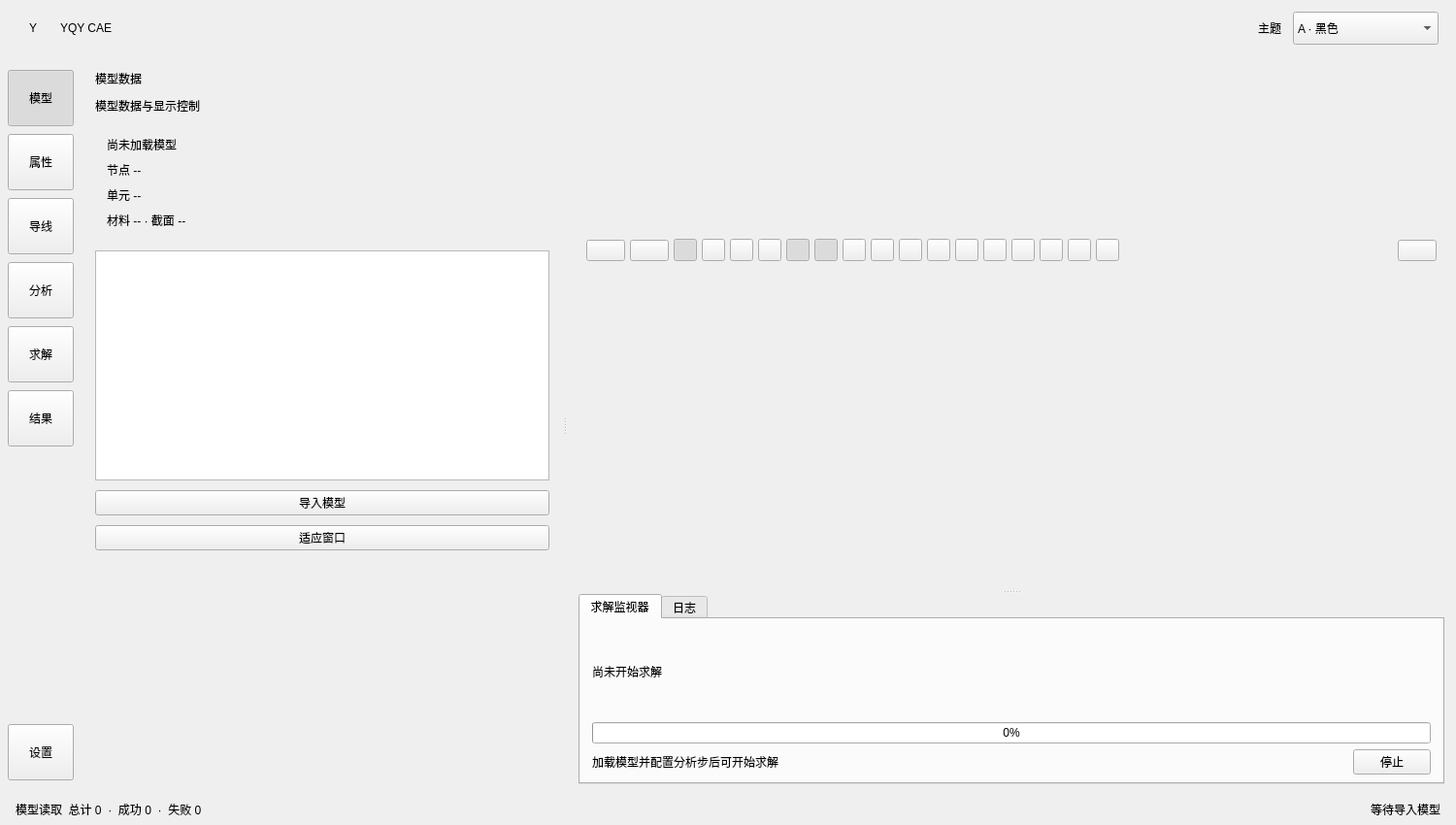
<?xml version="1.0" encoding="UTF-8"?>
<ui version="4.0">
 <class>YQYClass</class>
 <widget class="QMainWindow" name="YQYClass">
  <property name="geometry"><rect><x>0</x><y>0</y><width>1500</width><height>850</height></rect></property>
  <property name="minimumSize"><size><width>760</width><height>520</height></size></property>
  <property name="windowTitle"><string>YQY CAE</string></property>
  <widget class="QWidget" name="centralWidget">
   <layout class="QVBoxLayout" name="rootLayout">
    <property name="spacing"><number>0</number></property>
    <property name="leftMargin"><number>0</number></property><property name="topMargin"><number>0</number></property><property name="rightMargin"><number>0</number></property><property name="bottomMargin"><number>0</number></property>
    <item>
     <widget class="QFrame" name="appHeader">
      <property name="minimumSize"><size><width>0</width><height>58</height></size></property><property name="maximumSize"><size><width>16777215</width><height>58</height></size></property>
      <layout class="QHBoxLayout" name="headerLayout">
       <property name="leftMargin"><number>18</number></property><property name="rightMargin"><number>18</number></property><property name="spacing"><number>12</number></property>
       <item><widget class="QLabel" name="logoLabel"><property name="minimumSize"><size><width>32</width><height>32</height></size></property><property name="maximumSize"><size><width>32</width><height>32</height></size></property><property name="text"><string>Y</string></property><property name="alignment"><set>Qt::AlignCenter</set></property></widget></item>
       <item><widget class="QLabel" name="appTitleLabel"><property name="text"><string>YQY CAE</string></property></widget></item>
       <item><spacer name="headerSpacer"><property name="orientation"><enum>Qt::Horizontal</enum></property><property name="sizeHint"><size><width>80</width><height>20</height></size></property></spacer></item>
       <item><widget class="QLabel" name="themeLabel"><property name="text"><string>主题</string></property></widget></item>
       <item><widget class="QComboBox" name="themeComboBox"><property name="minimumSize"><size><width>150</width><height>34</height></size></property><item><property name="text"><string>A · 黑色</string></property></item><item><property name="text"><string>B · 紫色</string></property></item><item><property name="text"><string>C · 绿色</string></property></item><item><property name="text"><string>D · 浅色</string></property></item></widget></item>
      </layout>
     </widget>
    </item>
    <item>
     <layout class="QHBoxLayout" name="bodyLayout">
      <property name="spacing"><number>0</number></property><property name="leftMargin"><number>0</number></property><property name="topMargin"><number>0</number></property><property name="rightMargin"><number>0</number></property><property name="bottomMargin"><number>0</number></property>
      <item>
       <widget class="QFrame" name="navigationRail">
        <property name="minimumSize"><size><width>84</width><height>0</height></size></property><property name="maximumSize"><size><width>84</width><height>16777215</height></size></property>
        <layout class="QVBoxLayout" name="navigationLayout"><property name="leftMargin"><number>8</number></property><property name="topMargin"><number>14</number></property><property name="rightMargin"><number>8</number></property><property name="bottomMargin"><number>14</number></property><property name="spacing"><number>8</number></property>
         <item><widget class="NavigationButton" name="modelButton"><property name="minimumSize"><size><width>66</width><height>58</height></size></property><property name="text"><string>模型</string></property><property name="checkable"><bool>true</bool></property><property name="checked"><bool>true</bool></property><property name="autoExclusive"><bool>true</bool></property></widget></item>
         <item><widget class="NavigationButton" name="propertyButton"><property name="minimumSize"><size><width>66</width><height>58</height></size></property><property name="text"><string>属性</string></property><property name="checkable"><bool>true</bool></property><property name="autoExclusive"><bool>true</bool></property></widget></item>
         <item><widget class="NavigationButton" name="conductorButton"><property name="minimumSize"><size><width>66</width><height>58</height></size></property><property name="text"><string>导线</string></property><property name="checkable"><bool>true</bool></property><property name="autoExclusive"><bool>true</bool></property></widget></item>
         <item><widget class="NavigationButton" name="analysisButton"><property name="minimumSize"><size><width>66</width><height>58</height></size></property><property name="text"><string>分析</string></property><property name="checkable"><bool>true</bool></property><property name="autoExclusive"><bool>true</bool></property></widget></item>
         <item><widget class="NavigationButton" name="solveButton"><property name="minimumSize"><size><width>66</width><height>58</height></size></property><property name="text"><string>求解</string></property><property name="checkable"><bool>true</bool></property><property name="autoExclusive"><bool>true</bool></property></widget></item>
         <item><widget class="NavigationButton" name="resultButton"><property name="minimumSize"><size><width>66</width><height>58</height></size></property><property name="text"><string>结果</string></property><property name="checkable"><bool>true</bool></property><property name="autoExclusive"><bool>true</bool></property></widget></item>
         <item><spacer name="navigationSpacer"><property name="orientation"><enum>Qt::Vertical</enum></property><property name="sizeHint"><size><width>20</width><height>160</height></size></property></spacer></item>
         <item><widget class="NavigationButton" name="settingsButton"><property name="minimumSize"><size><width>66</width><height>58</height></size></property><property name="text"><string>设置</string></property><property name="checkable"><bool>true</bool></property><property name="autoExclusive"><bool>true</bool></property></widget></item>
        </layout>
       </widget>
      </item>
      <item>
       <widget class="QSplitter" name="mainSplitter">
        <property name="orientation"><enum>Qt::Horizontal</enum></property><property name="childrenCollapsible"><bool>false</bool></property>
        <widget class="QFrame" name="projectPanel">
         <property name="minimumSize"><size><width>320</width><height>0</height></size></property><property name="maximumSize"><size><width>520</width><height>16777215</height></size></property>
         <layout class="QVBoxLayout" name="projectLayout"><property name="leftMargin"><number>14</number></property><property name="topMargin"><number>14</number></property><property name="rightMargin"><number>14</number></property><property name="bottomMargin"><number>14</number></property><property name="spacing"><number>10</number></property>
          <item><widget class="QLabel" name="projectTitleLabel"><property name="text"><string>模型数据</string></property></widget></item>
          <item>
           <widget class="QStackedWidget" name="moduleStack">
            <property name="currentIndex"><number>0</number></property>
            <widget class="QWidget" name="modelModulePage">
             <layout class="QVBoxLayout" name="modelModuleLayout"><property name="leftMargin"><number>0</number></property><property name="topMargin"><number>0</number></property><property name="rightMargin"><number>0</number></property><property name="bottomMargin"><number>0</number></property><property name="spacing"><number>10</number></property>
              <item><widget class="QLabel" name="modelModuleHint"><property name="text"><string>模型数据与显示控制</string></property><property name="wordWrap"><bool>true</bool></property></widget></item>
              <item><widget class="QFrame" name="modelSummaryCard"><layout class="QVBoxLayout" name="modelSummaryLayout"><property name="leftMargin"><number>12</number></property><property name="topMargin"><number>12</number></property><property name="rightMargin"><number>12</number></property><property name="bottomMargin"><number>12</number></property><property name="spacing"><number>8</number></property><item><widget class="QLabel" name="modelFileValue"><property name="text"><string>尚未加载模型</string></property><property name="wordWrap"><bool>true</bool></property></widget></item><item><widget class="QLabel" name="modelNodeValue"><property name="text"><string>节点 --</string></property></widget></item><item><widget class="QLabel" name="modelElementValue"><property name="text"><string>单元 --</string></property></widget></item><item><widget class="QLabel" name="modelPropertyValue"><property name="text"><string>材料 -- · 截面 --</string></property></widget></item></layout></widget></item>
              <item><widget class="QTreeWidget" name="modelDataTree"><property name="headerHidden"><bool>true</bool></property><property name="indentation"><number>18</number></property><property name="animated"><bool>true</bool></property><column><property name="text"><string notr="true">1</string></property></column></widget></item>
              <item><widget class="QPushButton" name="modelImportButton"><property name="text"><string>导入模型</string></property></widget></item>
              <item><widget class="QPushButton" name="modelFitButton"><property name="text"><string>适应窗口</string></property></widget></item>
              <item><spacer name="modelModuleSpacer"><property name="orientation"><enum>Qt::Vertical</enum></property><property name="sizeHint"><size><width>20</width><height>80</height></size></property></spacer></item>
             </layout>
            </widget>
            <widget class="QWidget" name="analysisModulePage">
             <layout class="QVBoxLayout" name="analysisModuleLayout"><property name="leftMargin"><number>0</number></property><property name="topMargin"><number>0</number></property><property name="rightMargin"><number>0</number></property><property name="bottomMargin"><number>0</number></property><property name="spacing"><number>10</number></property>
              <item><widget class="QLabel" name="analysisModuleHint"><property name="text"><string>分析步、载荷与边界条件</string></property><property name="wordWrap"><bool>true</bool></property></widget></item>
              <item><widget class="QTreeWidget" name="analysisTree"><property name="headerHidden"><bool>true</bool></property><property name="animated"><bool>true</bool></property><column><property name="text"><string notr="true">1</string></property></column></widget></item>
             </layout>
            </widget>
            <widget class="QWidget" name="solveModulePage">
             <layout class="QVBoxLayout" name="solveModuleLayout"><property name="leftMargin"><number>0</number></property><property name="topMargin"><number>0</number></property><property name="rightMargin"><number>0</number></property><property name="bottomMargin"><number>0</number></property><property name="spacing"><number>10</number></property>
              <item><widget class="QLabel" name="solveReadinessLabel"><property name="text"><string>请先加载包含分析步的模型</string></property><property name="wordWrap"><bool>true</bool></property></widget></item>
              <item><layout class="QHBoxLayout" name="solveBatchActionsLayout"><property name="spacing"><number>6</number></property><item><widget class="QPushButton" name="solveCasesButton"><property name="text"><string>全部分析步 · 0</string></property><property name="minimumSize"><size><width>0</width><height>54</height></size></property></widget></item><item><widget class="QPushButton" name="solveAllCasesButton"><property name="text"><string>全部计算 · 0</string></property><property name="minimumSize"><size><width>0</width><height>54</height></size></property><property name="enabled"><bool>false</bool></property></widget></item><item><widget class="QPushButton" name="solveRestartAllCasesButton"><property name="text"><string>重新计算 · 0</string></property><property name="minimumSize"><size><width>0</width><height>54</height></size></property><property name="enabled"><bool>false</bool></property></widget></item></layout></item>
              <item><widget class="QTreeWidget" name="solveStepTree"><property name="headerHidden"><bool>true</bool></property><property name="animated"><bool>true</bool></property><column><property name="text"><string notr="true">1</string></property></column></widget></item>
              <item><widget class="QPushButton" name="solvePageStartButton"><property name="text"><string>运行全部分析步</string></property><property name="enabled"><bool>false</bool></property></widget></item>
              <item><spacer name="solveModuleSpacer"><property name="orientation"><enum>Qt::Vertical</enum></property><property name="sizeHint"><size><width>20</width><height>80</height></size></property></spacer></item>
             </layout>
            </widget>
            <widget class="QWidget" name="resultModulePage">
             <layout class="QVBoxLayout" name="resultModuleLayout"><property name="leftMargin"><number>0</number></property><property name="topMargin"><number>0</number></property><property name="rightMargin"><number>0</number></property><property name="bottomMargin"><number>0</number></property><property name="spacing"><number>10</number></property>
              <item><widget class="QLabel" name="resultModuleHint"><property name="text"><string>结果后处理显示</string></property><property name="wordWrap"><bool>true</bool></property></widget></item>
              <item><widget class="QPushButton" name="openH5Button"><property name="text"><string>打开 H5 结果文件</string></property></widget></item>
              <item><widget class="QLabel" name="resultFileLabel"><property name="text"><string>尚未打开结果文件</string></property><property name="wordWrap"><bool>true</bool></property></widget></item>
              <item><widget class="QTreeWidget" name="resultTree"><property name="headerHidden"><bool>true</bool></property><property name="animated"><bool>true</bool></property><column><property name="text"><string notr="true">1</string></property></column></widget></item>
             </layout>
            </widget>
            <widget class="QWidget" name="settingsModulePage">
             <layout class="QVBoxLayout" name="settingsModuleLayout"><property name="leftMargin"><number>0</number></property><property name="topMargin"><number>0</number></property><property name="rightMargin"><number>0</number></property><property name="bottomMargin"><number>0</number></property><property name="spacing"><number>10</number></property>
              <item><widget class="QLabel" name="settingsModuleHint"><property name="text"><string>界面设置保存在本机，主题可在窗口顶部切换</string></property><property name="wordWrap"><bool>true</bool></property></widget></item>
              <item><spacer name="settingsModuleSpacer"><property name="orientation"><enum>Qt::Vertical</enum></property><property name="sizeHint"><size><width>20</width><height>80</height></size></property></spacer></item>
             </layout>
            </widget>
           </widget>
          </item>
         </layout>
        </widget>
        <widget class="QFrame" name="workspacePanel">
         <property name="minimumSize"><size><width>560</width><height>0</height></size></property>
         <layout class="QVBoxLayout" name="workspaceLayout"><property name="leftMargin"><number>12</number></property><property name="topMargin"><number>10</number></property><property name="rightMargin"><number>12</number></property><property name="bottomMargin"><number>10</number></property><property name="spacing"><number>10</number></property>
          <item><widget class="QTabBar" name="documentTabBar"><property name="currentIndex"><number>-1</number></property><property name="tabsClosable"><bool>true</bool></property><property name="movable"><bool>true</bool></property><property name="drawBase"><bool>false</bool></property><property name="expanding"><bool>false</bool></property></widget></item>
          <item><widget class="QScrollArea" name="toolbarScrollArea"><property name="frameShape"><enum>QFrame::NoFrame</enum></property><property name="widgetResizable"><bool>true</bool></property><property name="horizontalScrollBarPolicy"><enum>Qt::ScrollBarAlwaysOff</enum></property><property name="verticalScrollBarPolicy"><enum>Qt::ScrollBarAlwaysOff</enum></property><property name="alignment"><set>Qt::AlignLeft|Qt::AlignTop</set></property><widget class="QFrame" name="toolBarCard"><layout class="QHBoxLayout" name="toolBarLayout"><property name="leftMargin"><number>8</number></property><property name="topMargin"><number>6</number></property><property name="rightMargin"><number>8</number></property><property name="bottomMargin"><number>6</number></property><property name="spacing"><number>5</number></property><item><widget class="QPushButton" name="importButton"><property name="text"><string/></property></widget></item><item><widget class="QPushButton" name="undoButton"><property name="text"><string/></property></widget></item><item><widget class="QToolButton" name="selectModeButton"><property name="text"><string/></property><property name="checkable"><bool>true</bool></property><property name="checked"><bool>true</bool></property></widget></item><item><widget class="QToolButton" name="rotateModeButton"><property name="text"><string/></property><property name="checkable"><bool>true</bool></property></widget></item><item><widget class="QToolButton" name="panModeButton"><property name="text"><string/></property><property name="checkable"><bool>true</bool></property></widget></item><item><widget class="QToolButton" name="zoomModeButton"><property name="text"><string/></property><property name="checkable"><bool>true</bool></property></widget></item><item><widget class="QToolButton" name="showNodesButton"><property name="text"><string/></property><property name="checkable"><bool>true</bool></property><property name="checked"><bool>true</bool></property></widget></item><item><widget class="QToolButton" name="showElementsButton"><property name="text"><string/></property><property name="checkable"><bool>true</bool></property><property name="checked"><bool>true</bool></property></widget></item><item><widget class="QToolButton" name="showSolidButton"><property name="text"><string/></property><property name="checkable"><bool>true</bool></property></widget></item><item><widget class="QToolButton" name="showNodeIdsButton"><property name="text"><string/></property><property name="checkable"><bool>true</bool></property></widget></item><item><widget class="QToolButton" name="showElementIdsButton"><property name="text"><string/></property><property name="checkable"><bool>true</bool></property></widget></item><item><widget class="QToolButton" name="frontViewButton"><property name="text"><string/></property><property name="toolTip"><string>前视图</string></property></widget></item><item><widget class="QToolButton" name="backViewButton"><property name="text"><string/></property><property name="toolTip"><string>后视图</string></property></widget></item><item><widget class="QToolButton" name="leftViewButton"><property name="text"><string/></property><property name="toolTip"><string>左视图</string></property></widget></item><item><widget class="QToolButton" name="rightViewButton"><property name="text"><string/></property><property name="toolTip"><string>右视图</string></property></widget></item><item><widget class="QToolButton" name="topViewButton"><property name="text"><string/></property><property name="toolTip"><string>顶视图</string></property></widget></item><item><widget class="QToolButton" name="bottomViewButton"><property name="text"><string/></property><property name="toolTip"><string>底视图</string></property></widget></item><item><widget class="QToolButton" name="fitViewButton"><property name="text"><string/></property><property name="toolTip"><string>适应窗口</string></property></widget></item><item><spacer name="toolBarSpacer"><property name="orientation"><enum>Qt::Horizontal</enum></property><property name="sizeHint"><size><width>20</width><height>20</height></size></property></spacer></item><item><widget class="QPushButton" name="startSolveButton"><property name="text"><string/></property></widget></item></layout></widget></widget></item>
          <item><widget class="QSplitter" name="workspaceVerticalSplitter"><property name="orientation"><enum>Qt::Vertical</enum></property><property name="childrenCollapsible"><bool>false</bool></property>
           <widget class="ModelViewport" name="modelViewport"><property name="minimumSize"><size><width>280</width><height>160</height></size></property></widget>
           <widget class="QTabWidget" name="monitorTabs"><property name="minimumSize"><size><width>0</width><height>100</height></size></property><property name="currentIndex"><number>0</number></property>
            <widget class="QWidget" name="monitorPage"><attribute name="title"><string>求解监视器</string></attribute><layout class="QVBoxLayout" name="monitorLayout"><property name="leftMargin"><number>12</number></property><property name="topMargin"><number>8</number></property><property name="rightMargin"><number>12</number></property><property name="bottomMargin"><number>8</number></property><item><widget class="QLabel" name="incrementLabel"><property name="text"><string>尚未开始求解</string></property></widget></item><item><widget class="QProgressBar" name="solveProgress"><property name="value"><number>0</number></property><property name="textVisible"><bool>true</bool></property></widget></item><item><layout class="QHBoxLayout" name="monitorStatusLayout"><item><widget class="QLabel" name="convergenceLabel"><property name="text"><string>加载模型并配置分析步后可开始求解</string></property></widget></item><item><spacer name="monitorSpacer"><property name="orientation"><enum>Qt::Horizontal</enum></property><property name="sizeHint"><size><width>40</width><height>20</height></size></property></spacer></item><item><widget class="QPushButton" name="stopButton"><property name="text"><string>停止</string></property></widget></item></layout></item></layout></widget>
            <widget class="QWidget" name="logPage"><attribute name="title"><string>日志</string></attribute><layout class="QVBoxLayout" name="logLayout"><item><widget class="QPlainTextEdit" name="logEdit"><property name="readOnly"><bool>true</bool></property></widget></item></layout></widget>
           </widget>
          </widget></item>
         </layout>
        </widget>
       </widget>
      </item>
     </layout>
    </item>
    <item><widget class="QFrame" name="statusFrame"><property name="minimumSize"><size><width>0</width><height>32</height></size></property><property name="maximumSize"><size><width>16777215</width><height>32</height></size></property><layout class="QHBoxLayout" name="statusLayout"><property name="leftMargin"><number>16</number></property><property name="rightMargin"><number>16</number></property><property name="spacing"><number>10</number></property><item><widget class="QLabel" name="loadStatisticsLabel"><property name="text"><string>模型读取  总计 0  ·  成功 0  ·  失败 0</string></property></widget></item><item><spacer name="statusSpacer"><property name="orientation"><enum>Qt::Horizontal</enum></property><property name="sizeHint"><size><width>80</width><height>20</height></size></property></spacer></item><item><widget class="QLabel" name="readyLabel"><property name="text"><string>等待导入模型</string></property><property name="alignment"><set>Qt::AlignRight|Qt::AlignTrailing|Qt::AlignVCenter</set></property></widget></item></layout></widget></item>
   </layout>
  </widget>
 </widget>
 <customwidgets><customwidget><class>ModelViewport</class><extends>QWidget</extends><header>Widgets/ModelViewport.h</header><container>1</container></customwidget><customwidget><class>NavigationButton</class><extends>QPushButton</extends><header>Widgets/NavigationButton.h</header></customwidget></customwidgets>
 <resources><include location="../../Resource/YQY.qrc"/></resources>
 <connections/>
</ui>
